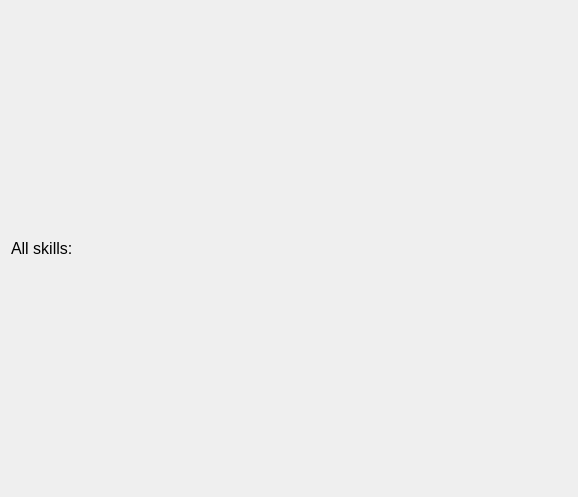
<?xml version="1.0" encoding="UTF-8"?>
<ui version="4.0">
 <class>AllSkills</class>
 <widget class="QWidget" name="AllSkills">
  <property name="geometry">
   <rect>
    <x>0</x>
    <y>0</y>
    <width>578</width>
    <height>497</height>
   </rect>
  </property>
  <property name="windowTitle">
   <string>Form</string>
  </property>
  <layout class="QVBoxLayout" name="verticalLayout">
   <item>
    <widget class="QLabel" name="label">
     <property name="font">
      <font>
       <pointsize>12</pointsize>
      </font>
     </property>
     <property name="text">
      <string>All skills:</string>
     </property>
    </widget>
   </item>
  </layout>
 </widget>
 <resources/>
 <connections/>
</ui>
